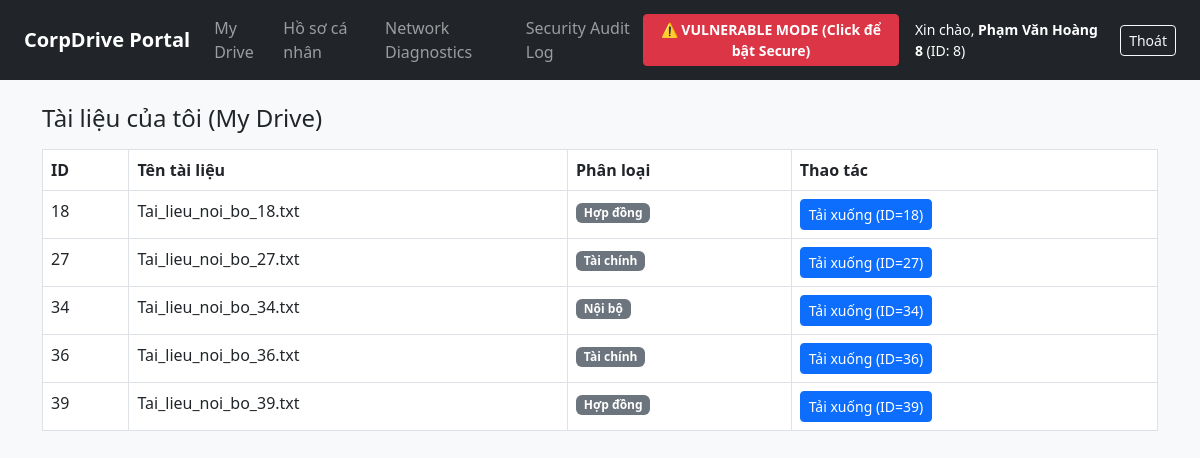
/drive (signed in), run on an earlier commit of the app's database.
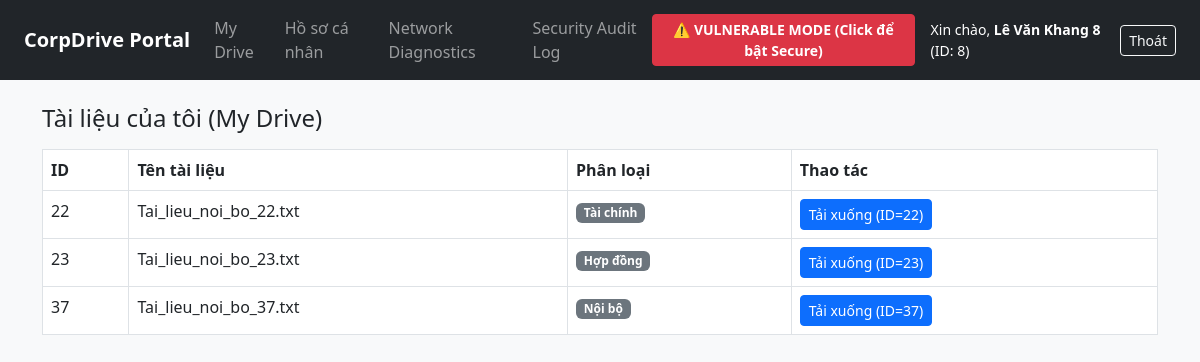
And on a later commit of the database.
### tables this page shows
CREATE TABLE documents (
    id INTEGER PRIMARY KEY AUTOINCREMENT,
    uuid TEXT UNIQUE,
    owner_id INTEGER,
    filename TEXT,
    category TEXT,
    content TEXT
);

### app.py (the view)
@app.route('/drive')
def drive():
    if 'user_id' not in session: return redirect(url_for('login'))
    db = get_db()
    docs = db.execute('SELECT * FROM documents WHERE owner_id = ?', (session['user_id'],)).fetchall()
    return render_template('drive.html', docs=docs)

### app.py (called while the page is built)
def get_db():
    conn = sqlite3.connect('corpdrive.db')
    conn.row_factory = sqlite3.Row
    return conn

### templates/drive.html
{% extends "base.html" %}
{% block content %}
<h4>Tài liệu của tôi (My Drive)</h4>
<table class="table table-bordered bg-white mt-3">
    <thead><tr><th>ID</th><th>Tên tài liệu</th><th>Phân loại</th><th>Thao tác</th></tr></thead>
    <tbody>
    {% for d in docs %}
        <tr>
            <td>{{ d.id }}</td>
            <td>{{ d.filename }}</td>
            <td><span class="badge bg-secondary">{{ d.category }}</span></td>
            <td>
                {% if session.mode == 'vulnerable' %}
                    <a href="/drive/download?file_id={{ d.id }}" class="btn btn-sm btn-primary">Tải xuống (ID={{ d.id }})</a>
                {% else %}
                    <a href="/drive/download?uuid={{ d.uuid }}" class="btn btn-sm btn-success">Tải xuống (UUID)</a>
                {% endif %}
            </td>
        </tr>
    {% endfor %}
    </tbody>
</table>
{% endblock %}

What changed in the data, as far as the page shows it:
no longer on this page (row edited): documents: id "18", filename "Tai_lieu_noi_bo_18.txt", category "Hợp đồng"
no longer on this page (row edited): documents: id "27", filename "Tai_lieu_noi_bo_27.txt", category "Tài chính"
no longer on this page (row edited): documents: id "34", filename "Tai_lieu_noi_bo_34.txt", category "Nội bộ"
no longer on this page (row edited): documents: id "36", filename "Tai_lieu_noi_bo_36.txt", category "Tài chính"
no longer on this page (row edited): documents: id "39", filename "Tai_lieu_noi_bo_39.txt", category "Hợp đồng"
now on this page (row edited): documents: id "22", filename "Tai_lieu_noi_bo_22.txt", category "Tài chính"
now on this page (row edited): documents: id "23", filename "Tai_lieu_noi_bo_23.txt", category "Hợp đồng"
now on this page (row edited): documents: id "37", filename "Tai_lieu_noi_bo_37.txt", category "Nội bộ"
Also different on the page:
{{ session.full_name }}: "Phạm Văn Hoàng 8" → "Lê Văn Khang 8"
